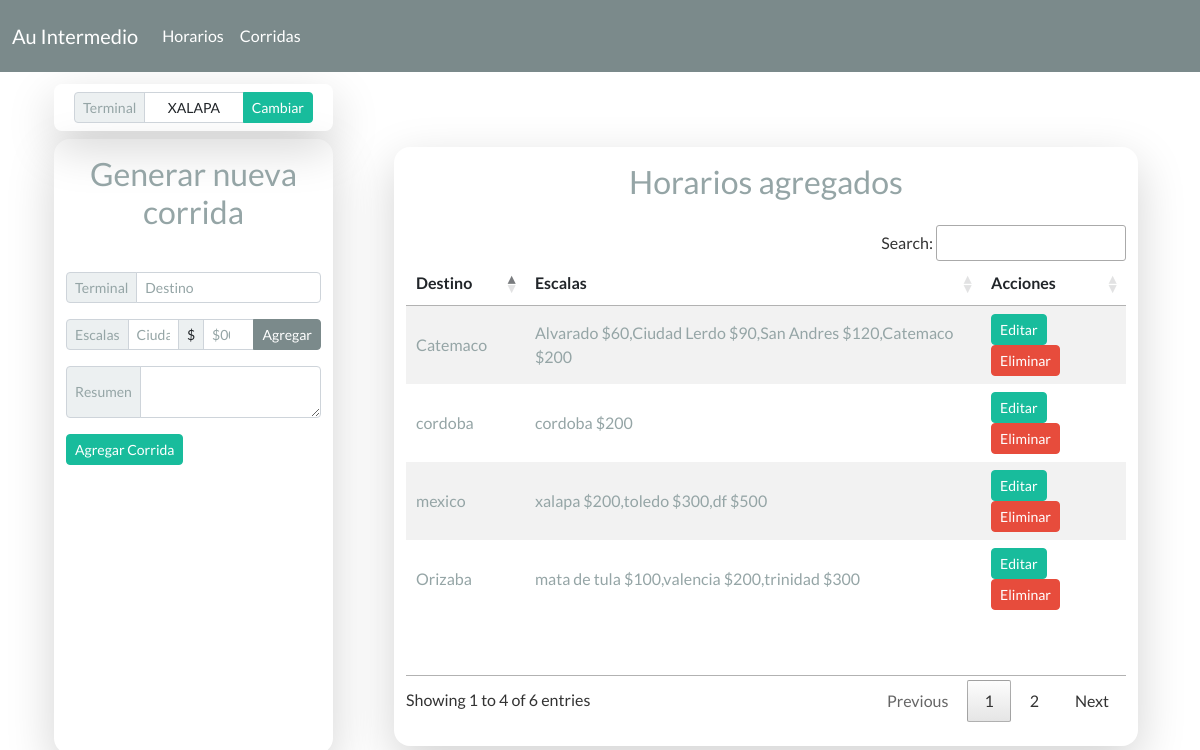
The app's page /corridas, older data.
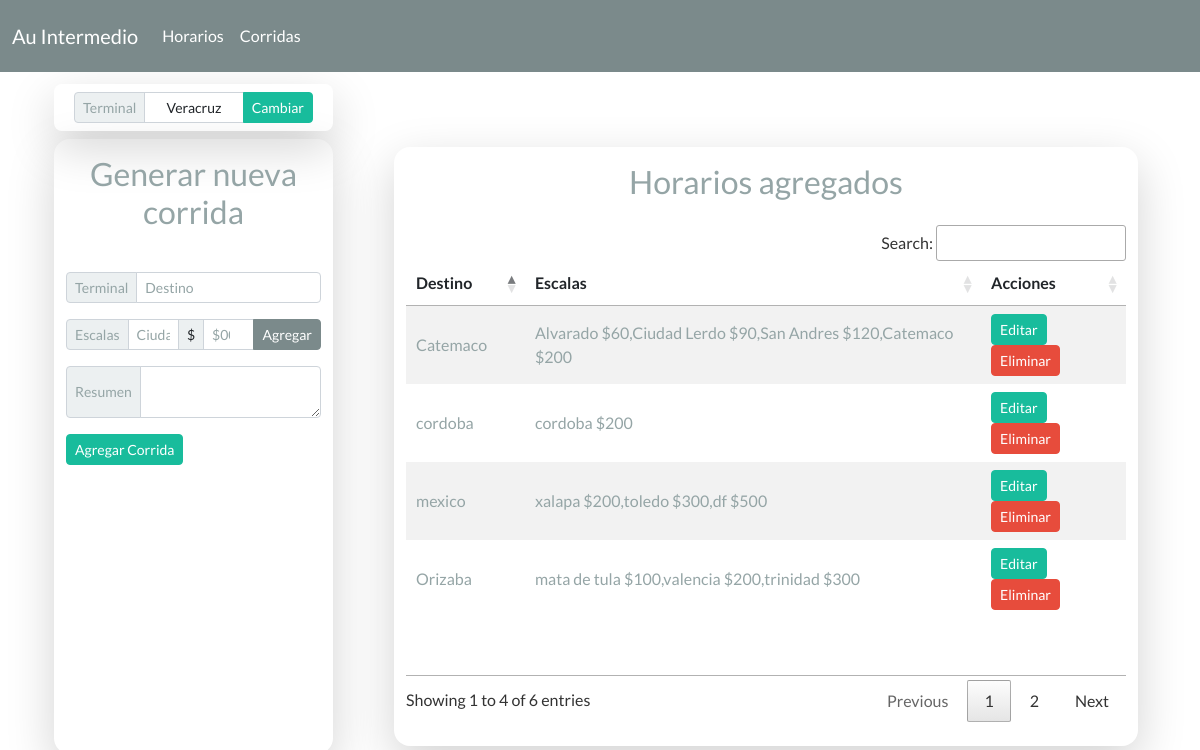
The same page, newer data.
### app.py (models this page shows)
class Terminal(db.Model):
    __tablename__ = "terminal"
    id = db.Column(db.Integer, primary_key = True)
    terminal = db.Column(db.String, nullable = False)

class Corrida(db.Model):
    __tablename__ = "corrida"
    id = db.Column(db.Integer, primary_key = True)
    destino = db.Column(db.String(100), nullable = False)
    escala = db.Column(db.String, nullable = False)

### app.py (the view, shortened to what this page needs)
@app.route('/corridas', methods = ['GET', 'POST']) #vista de Corridas
def corridas():
    return render_template('corridas.html', corridas = Corrida.query, terminal = Terminal.query.first())

### templates/corridas.html (shortened to what this page needs)
{% extends 'base.html' %}
    {% block content %}
      <div class="row">
        <div class="col-3 bg-transparent shadow-lg ms-4 rounded-3  m-2">
          <form action="/editar_terminal" method="post">
            <div class="input-group input-group-sm m-2">
              <span class="input-group-text text-secondary">Terminal</span>
              <input type="text" class="form-control  form-control-sm text-center" name="terminal" value="{{terminal.terminal}}" required>
              <button class="btn btn-success btn-sm me-3" type="submit">Cambiar</button>
            </div>
          </form>
        </div>
      </div>
      <div class="row justify-content-between">
      <div class="formcontent col-ms-12 col-md-12 col-lg-3 ms-4 rounded-4 shadow-lg bg-transparent">
        <div class="row titulo text-center p-3">
            <h3 class="mb-4 text-secondary">Generar nueva corrida</h3>
        </div>
        <form action="/corridas" method="post">
          <div class="input-group input-group-sm mb-3">
            <span class="input-group-text text-secondary">Terminal</span>
            <input type="text" class="form-control form-control-sm" placeholder="Destino" name="destino">
          </div>
          <div class="input-group input-group-sm mb-3">
            <span class="input-group-text text-secondary">Escalas</span>
            <input type="text" class="form-control" placeholder="Ciudad o Localidad" id="escala">
            <span class="input-group-text">$</span>
            <input type="number" class="form-control" placeholder="$00.00" id="costo">
            <button class="btn btn-sm btn-dark" type="button" id="precio" onclick="add_escala()">Agregar</button>
          </div>
          <div class="input-group input-group-sm mb-3">
            <span class="input-group-text text-secondary" id="escala">Resumen</span>
            <textarea class="form-control" placeholder="" id="escalas" name="escala" readonly></textarea>
          </div>
          <div class="input-group input-group-sm mb-3">
            <button class=" btn btn-sm btn-success" type="submit">Agregar Corrida</button>
          </div>
        </form>
      </div>
        <div class="tablecontent col-md-12 col-sm-12 col-lg-8 rounded-4 m-2 shadow-lg bg-transparent">
          <div class="row p-3 titulo">
            <h3 class="mb-2 text-center text-secondary">Horarios agregados</h3>
          </div>
          <table class="table table-defauld table-sm table-striped align-middle table-borderless" id="myTable">
            <thead>
              <tr>
                <th>Destino</th>
                <th>Escalas</th>
                <th>Acciones</th>
              </tr>
            </thead>
            <tbody>
              {% for i in corridas %}
              <tr>
                <td class="text-secondary">{{i.destino}}</td>
                <td class="text-secondary">{{i.escala}}</td>
                <td>
                  <a href="/modal1/{{i.id}}" class="btn btn-sm btn-success">Editar</a>
                  <a href="/delete_corridas/{{i.id}}" class=" btn btn-sm btn-danger">Eliminar</a>
                </td>
              </tr>
              {% endfor %}
            </tbody>
          </table>
          <br>
      </div>
      </div>
    {% endblock %}

### templates/base.html (shortened to what this page needs)
<!DOCTYPE html>
<html lang="en">
<head>
	<link rel="stylesheet" type="text/css" href="{{url_for('static', filename ='/css/bootstrap1.min.css' )}} ">
	<link rel="stylesheet" type="text/css" href="{{url_for('static', filename = '/css/main.css')}}">
	<link rel="stylesheet" type="text/css" href="{{url_for('static', filename = '/css/datatable.css')}}">
</head>
<body>
	<nav class="navbar navbar-expand-lg navbar-dark bg-dark">
	  <div class="container-fluid">
	    <a class="navbar-brand" href="/">Au Intermedio</a>
	    <div class="collapse navbar-collapse" id="navbarNav">
	      <ul class="navbar-nav">
	        <li class="nav-item">
	          <a class="nav-link" href="/horarios">Horarios</a>
	        </li>
	        <li class="nav-item">
	          <a class="nav-link" href="/corridas">Corridas</a>
	        </li>
	      </ul>
	    </div>
	  </div>
	</nav>
	<div class="container">
			<div class="row mt-1 ">
				{% block content %}{% endblock %}
			</div>
		</div>
</body>
</html>

### static/css/datatable.css (style rules this page uses)
table.dataTable thead>tr>th.sorting,table.dataTable thead>tr>th.sorting_asc,table.dataTable thead>tr>th.sorting_desc,table.dataTable thead>tr>th.sorting_asc_disabled,table.dataTable thead>tr>th.sorting_desc_disabled,table.dataTable thead>tr>td.sorting,table.dataTable thead>tr>td.sorting_asc,table.dataTable thead>tr>td.sorting_desc,table.dataTable thead>tr>td.sorting_asc_disabled,table.dataTable thead>tr>td.sorting_desc_disabled { cursor:pointer;position:relative;padding-right:26px }
table.dataTable thead>tr>th.sorting:before,table.dataTable thead>tr>th.sorting:after,table.dataTable thead>tr>th.sorting_asc:before,table.dataTable thead>tr>th.sorting_asc:after,table.dataTable thead>tr>th.sorting_desc:before,table.dataTable thead>tr>th.sorting_desc:after,table.dataTable thead>tr>th.sorting_asc_disabled:before,table.dataTable thead>tr>th.sorting_asc_disabled:after,table.dataTable thead>tr>th.sorting_desc_disabled:before,table.dataTable thead>tr>th.sorting_desc_disabled:after,table.dataTable thead>tr>td.sorting:before,table.dataTable thead>tr>td.sorting:after,table.dataTable thead>tr>td.sorting_asc:before,table.dataTable thead>tr>td.sorting_asc:after,table.dataTable thead>tr>td.sorting_desc:before,table.dataTable thead>tr>td.sorting_desc:after,table.dataTable thead>tr>td.sorting_asc_disabled:before,table.dataTable thead>tr>td.sorting_asc_disabled:after,table.dataTable thead>tr>td.sorting_desc_disabled:before,table.dataTable thead>tr>td.sorting_desc_disabled:after { position:absolute;display:block;opacity:.125;right:10px;line-height:9px;font-size:.9em }
table.dataTable thead>tr>th.sorting:before,table.dataTable thead>tr>th.sorting_asc:before,table.dataTable thead>tr>th.sorting_desc:before,table.dataTable thead>tr>th.sorting_asc_disabled:before,table.dataTable thead>tr>th.sorting_desc_disabled:before,table.dataTable thead>tr>td.sorting:before,table.dataTable thead>tr>td.sorting_asc:before,table.dataTable thead>tr>td.sorting_desc:before,table.dataTable thead>tr>td.sorting_asc_disabled:before,table.dataTable thead>tr>td.sorting_desc_disabled:before { bottom:50%;content:"▴" }
table.dataTable thead>tr>th.sorting:after,table.dataTable thead>tr>th.sorting_asc:after,table.dataTable thead>tr>th.sorting_desc:after,table.dataTable thead>tr>th.sorting_asc_disabled:after,table.dataTable thead>tr>th.sorting_desc_disabled:after,table.dataTable thead>tr>td.sorting:after,table.dataTable thead>tr>td.sorting_asc:after,table.dataTable thead>tr>td.sorting_desc:after,table.dataTable thead>tr>td.sorting_asc_disabled:after,table.dataTable thead>tr>td.sorting_desc_disabled:after { top:50%;content:"▾" }
table.dataTable thead>tr>th.sorting_asc:before,table.dataTable thead>tr>th.sorting_desc:after,table.dataTable thead>tr>td.sorting_asc:before,table.dataTable thead>tr>td.sorting_desc:after { opacity:.6 }
div.dataTables_scrollBody table.dataTable thead>tr>th:before,div.dataTables_scrollBody table.dataTable thead>tr>th:after,div.dataTables_scrollBody table.dataTable thead>tr>td:before,div.dataTables_scrollBody table.dataTable thead>tr>td:after { display:none }
table.dataTable thead th,table.dataTable thead td,table.dataTable tfoot th,table.dataTable tfoot td { text-align:left }
table.dataTable { width:100%;margin:0 auto;clear:both;border-collapse:separate;border-spacing:0 }
table.dataTable thead th,table.dataTable tfoot th { font-weight:bold }
table.dataTable thead th,table.dataTable thead td { padding:10px;border-bottom:1px solid rgba(0, 0, 0, 0.3) }
table.dataTable tbody tr { background-color:transparent }
table.dataTable tbody th,table.dataTable tbody td { padding:8px 10px }
table.dataTable.no-footer { border-bottom:1px solid rgba(0, 0, 0, 0.3) }
table.dataTable th,table.dataTable td { box-sizing:content-box }
.dataTables_wrapper .dataTables_scroll div.dataTables_scrollBody>table>thead>tr>th,.dataTables_wrapper .dataTables_scroll div.dataTables_scrollBody>table>thead>tr>td,.dataTables_wrapper .dataTables_scroll div.dataTables_scrollBody>table>tbody>tr>th,.dataTables_wrapper .dataTables_scroll div.dataTables_scrollBody>table>tbody>tr>td { vertical-align:middle }
.dataTables_wrapper.no-footer div.dataTables_scrollHead table.dataTable,.dataTables_wrapper.no-footer div.dataTables_scrollBody>table { border-bottom:none }

Row changes from the older to the newer data that the page shows:
changed Terminal: terminal "XALAPA" → "Veracruz"
